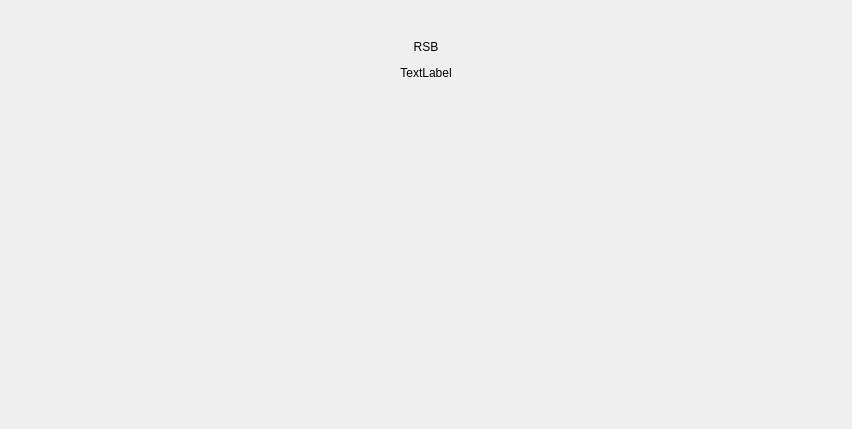
<?xml version="1.0" encoding="UTF-8"?>
<ui version="4.0">
 <class>SecurePage</class>
 <widget class="QWidget" name="SecurePage">
  <property name="geometry">
   <rect>
    <x>0</x>
    <y>0</y>
    <width>852</width>
    <height>429</height>
   </rect>
  </property>
  <property name="windowTitle">
   <string>Form</string>
  </property>
  <layout class="QVBoxLayout" name="verticalLayout">
   <item>
    <widget class="QLabel" name="label">
     <property name="text">
      <string/>
     </property>
    </widget>
   </item>
   <item>
    <widget class="QWidget" name="contentWidget" native="true">
     <property name="sizePolicy">
      <sizepolicy hsizetype="Preferred" vsizetype="Expanding">
       <horstretch>0</horstretch>
       <verstretch>0</verstretch>
      </sizepolicy>
     </property>
     <layout class="QVBoxLayout" name="verticalLayout_2">
      <property name="spacing">
       <number>12</number>
      </property>
      <item>
       <widget class="QLabel" name="rsbLabel">
        <property name="text">
         <string>RSB</string>
        </property>
        <property name="alignment">
         <set>Qt::AlignCenter</set>
        </property>
       </widget>
      </item>
      <item>
       <widget class="QLabel" name="rsbBalance">
        <property name="text">
         <string>TextLabel</string>
        </property>
        <property name="alignment">
         <set>Qt::AlignCenter</set>
        </property>
       </widget>
      </item>
      <item>
       <spacer name="verticalSpacer">
        <property name="orientation">
         <enum>Qt::Vertical</enum>
        </property>
        <property name="sizeHint" stdset="0">
         <size>
          <width>20</width>
          <height>40</height>
         </size>
        </property>
       </spacer>
      </item>
     </layout>
    </widget>
   </item>
   <item>
    <spacer name="verticalSpacer_2">
     <property name="orientation">
      <enum>Qt::Vertical</enum>
     </property>
     <property name="sizeHint" stdset="0">
      <size>
       <width>20</width>
       <height>40</height>
      </size>
     </property>
    </spacer>
   </item>
  </layout>
 </widget>
 <resources/>
 <connections/>
</ui>
